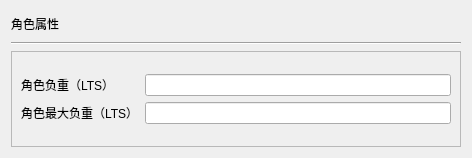
<?xml version="1.0" encoding="UTF-8"?>
<ui version="4.0">
 <class>characterAttrWidget</class>
 <widget class="QWidget" name="characterAttrWidget">
  <property name="geometry">
   <rect>
    <x>0</x>
    <y>0</y>
    <width>472</width>
    <height>158</height>
   </rect>
  </property>
  <property name="windowTitle">
   <string>Form</string>
  </property>
  <layout class="QVBoxLayout" name="verticalLayout_2">
   <item>
    <layout class="QVBoxLayout" name="verticalLayout">
     <item>
      <widget class="QLabel" name="charecterLabel">
       <property name="maximumSize">
        <size>
         <width>16777215</width>
         <height>25</height>
        </size>
       </property>
       <property name="text">
        <string>角色属性</string>
       </property>
      </widget>
     </item>
     <item>
      <widget class="Line" name="line">
       <property name="orientation">
        <enum>Qt::Horizontal</enum>
       </property>
      </widget>
     </item>
     <item>
      <widget class="QFrame" name="frame">
       <property name="frameShape">
        <enum>QFrame::StyledPanel</enum>
       </property>
       <property name="frameShadow">
        <enum>QFrame::Raised</enum>
       </property>
       <layout class="QGridLayout" name="gridLayout_2">
        <item row="0" column="0">
         <layout class="QGridLayout" name="gridLayout">
          <item row="0" column="1">
           <widget class="QLineEdit" name="curBearLoadEdit"/>
          </item>
          <item row="0" column="0">
           <widget class="QLabel" name="curBearLoadLabel">
            <property name="text">
             <string>角色负重（LTS）</string>
            </property>
           </widget>
          </item>
          <item row="1" column="0">
           <widget class="QLabel" name="maxBearLoadLabel">
            <property name="text">
             <string>角色最大负重（LTS）</string>
            </property>
           </widget>
          </item>
          <item row="1" column="1">
           <widget class="QLineEdit" name="maxBearLoadEdit"/>
          </item>
         </layout>
        </item>
       </layout>
      </widget>
     </item>
    </layout>
   </item>
  </layout>
 </widget>
 <resources/>
 <connections/>
</ui>
